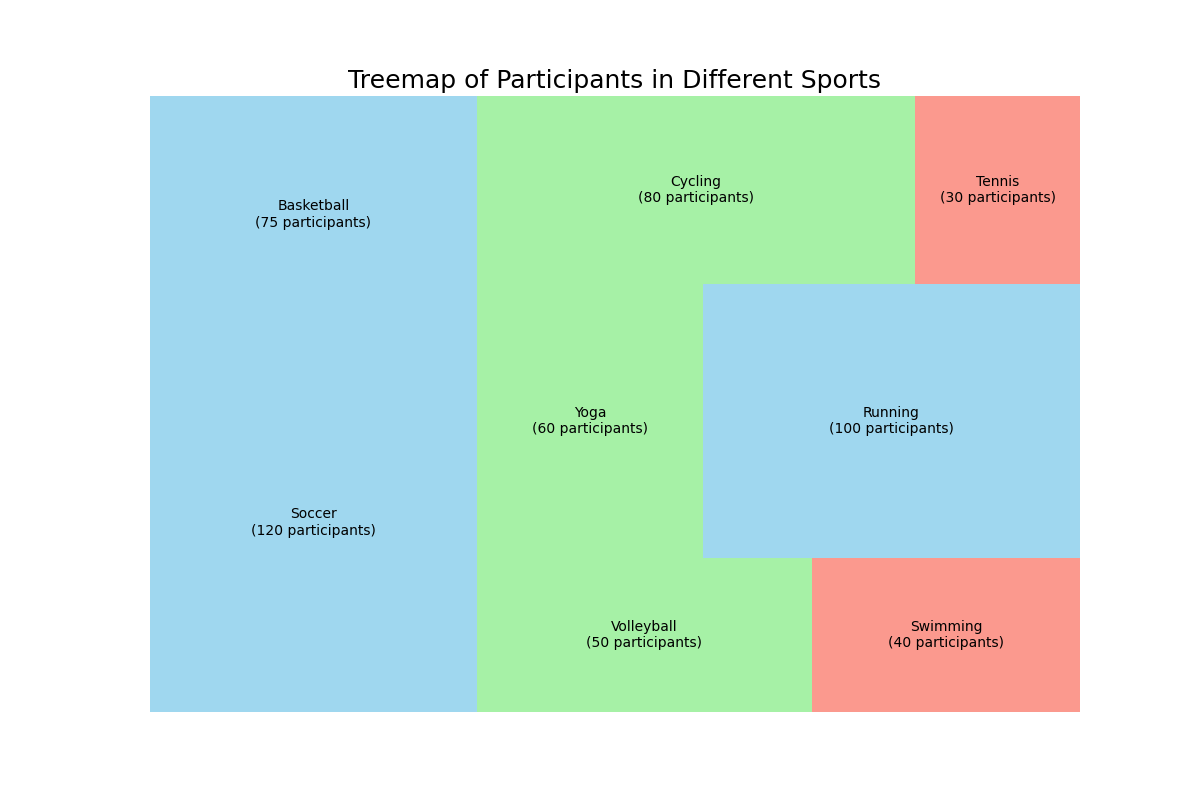

Generate this figure with Python:

import matplotlib.pyplot as plt
import squarify

# Data
data = [
    {'Sport': 'Soccer', 'Number of Participants': 120, 'Age Group': '16-30', 'Session Length (minutes)': 90},
    {'Sport': 'Basketball', 'Number of Participants': 75, 'Age Group': '16-30', 'Session Length (minutes)': 60},
    {'Sport': 'Volleyball', 'Number of Participants': 50, 'Age Group': '31-45', 'Session Length (minutes)': 60},
    {'Sport': 'Swimming', 'Number of Participants': 40, 'Age Group': '46-60', 'Session Length (minutes)': 45},
    {'Sport': 'Yoga', 'Number of Participants': 60, 'Age Group': '31-45', 'Session Length (minutes)': 60},
    {'Sport': 'Running', 'Number of Participants': 100, 'Age Group': '16-30', 'Session Length (minutes)': 30},
    {'Sport': 'Cycling', 'Number of Participants': 80, 'Age Group': '31-45', 'Session Length (minutes)': 45},
    {'Sport': 'Tennis', 'Number of Participants': 30, 'Age Group': '46-60', 'Session Length (minutes)': 60}
]

# Extracting necessary information for the treemap
labels = [f"{entry['Sport']}\n({entry['Number of Participants']} participants)" for entry in data]
sizes = [entry['Number of Participants'] for entry in data]
age_group = [entry['Age Group'] for entry in data]

# Color mapping based on Age Group
colors = {
    '16-30': 'skyblue',
    '31-45': 'lightgreen',
    '46-60': 'salmon'
}
color_list = [colors[age] for age in age_group]

# Create a figure and axis
fig, ax = plt.subplots(1, figsize=(12, 8))

# Treemap parameters
squarify.plot(sizes=sizes, label=labels, color=color_list, alpha=0.8)

# Remove the axis
plt.axis('off')

# Add a title
plt.title('Treemap of Participants in Different Sports', fontsize=18)

# Show the plot
plt.show()
